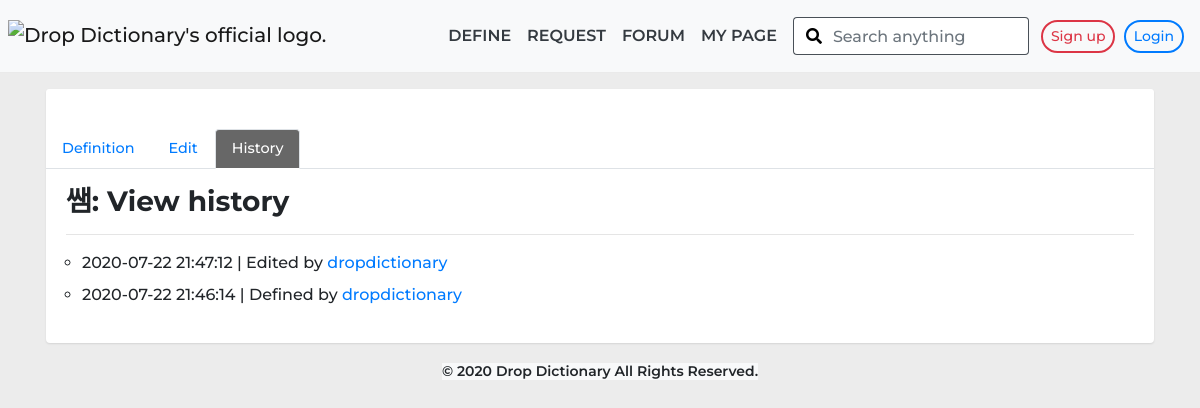
The page /history.php?term=쌤 on the database its author committed.
### tables this page shows
CREATE TABLE `updated` (
  `id` int(11) NOT NULL,
  `word` varchar(200) NOT NULL,
  `identifier` varchar(45) NOT NULL,
  `date` datetime NOT NULL,
  `updated` varchar(8) NOT NULL,
  `backup` text NOT NULL
);

### history.php (the view, shortened to what this page needs)
<?php
include_once('ip.php');
if (!isset($_GET['pageNumber'])){
  $pageNumber = 1;
}
else{
  $pageNumber = mysqli_real_escape_string($conn, $_GET['pageNumber']);
}
$escaped_term = mysqli_real_escape_string($conn, $_GET['term']);
$filtered_term = htmlspecialchars($escaped_term);
$recordsPerPage = 10;
$currentNumberOffset = ($pageNumber - 1) * $recordsPerPage;
$totalNumberofPages = " SELECT COUNT(*) FROM updated WHERE word = '{$escaped_term}' ";
$result = mysqli_query($conn, $totalNumberofPages);
$totalRows = mysqli_fetch_array($result)[0];
$sql = " SELECT * FROM updated WHERE word = '{$escaped_term}' ORDER BY ID DESC LIMIT $currentNumberOffset, $recordsPerPage ";
 ?>
<!DOCTYPE html>
<html lang="en">
<head>
  <link rel="stylesheet" href="https://cdnjs.cloudflare.com/ajax/libs/font-awesome/5.8.2/css/all.min.css">
  <link rel="stylesheet" href="css/bootstrap.css">
  <link rel="stylesheet" href="css/nav.css">
  <link rel="stylesheet" href="css/search-bar.css">
  <link rel="stylesheet" href="css/default.css">
  <link rel="stylesheet" href="css/page-designed.css">
</head>
<body>
  <?php include_once('nav-bar-searchbar-included.php'); ?>
  <div class="container">
    <div class="row">
      <div class="col-12 px-3">
        <div class="card mt-3 box-shadow" style="border-top: none;">
            <div class="card">
              <div class="card-body">
              </div>
            </div>
            <div class="col-12 p-0 text-right">
              <ul class="nav nav-tabs" id="myTab" role="tablist">
                <li class="nav-item" style="margin-left: -1px;">
                  <a class="nav-link font-90" href="definitions.php?term=<?=$filtered_term?>" role="tab">Definition</a>
                </li>
                <li class="nav-item">
                  <a class="nav-link font-90" href="edit.php?term=<?=$filtered_term?>" role="tab">Edit</a>
                </li>
                <li class="nav-item">
                  <a class="nav-link active font-90" href="#home" role="tab" aria-controls="home" aria-selected="true" role="tab">History</a>
                </li>
              </ul>
            </div>
          <div class="card-body card-body-main pt-0 p-relative">
          <h3 class="mb-0 mt-3 font-w-700">
            <?=$filtered_term?>: View history
          </h3>
          <hr>
          <ul class="pl-3 list-circled">
             <?php
              if($totalRows > 0){
                $dataResult = mysqli_query($conn, $sql);
                while($row = mysqli_fetch_array($dataResult)){
                  $filtered = array(
                    'written' => htmlspecialchars($row['identifier']),
                    'date' => htmlspecialchars($row['date']),
                    'updated' => htmlspecialchars($row['updated'])
                  );
                  echo "<li class='mb-2'>".$filtered['date']." | ".$filtered['updated']." by <a href='mypage.php?user=".$filtered['written']."'>".$filtered['written']."</a></li>";
                }
              }
            ?>
          </ul>
          </div>
        </div>
      </div>
    </div>
  </div>
  <?php include_once('footer.php'); ?>
</body>
</html>

### default.css (style rules this page uses)
* { font-family:'Montserrat','Noto Sans KR',sans-serif;font-weight:500 }
.font-90 { font-size:90%!important }
.font-w-700 { font-weight:700!important }
ul { list-style:none }
.list-circled { list-style:circle!important }
.box-shadow { box-shadow:0 1px 2px 0 rgba(0,0,0,.1)!important }

### page-designed.css (style rules this page uses)
body { background-color: #ececec !important; }
.box-shadow { box-shadow: 0 1px 2px 0 rgba(0,0,0,.1) !important; }
.card { border: none !important; }
.card-body-main { border-top: none !important; }
.nav-link.active { color: white !important; background-color: #676767 !important; }

### rows shown on the page
updated: date "2020-07-22 21:47:12", updated "Edited", identifier "dropdictionary"
updated: date "2020-07-22 21:46:14", updated "Defined", identifier "dropdictionary"

### other values the page prints
$filtered_term "쌤"
